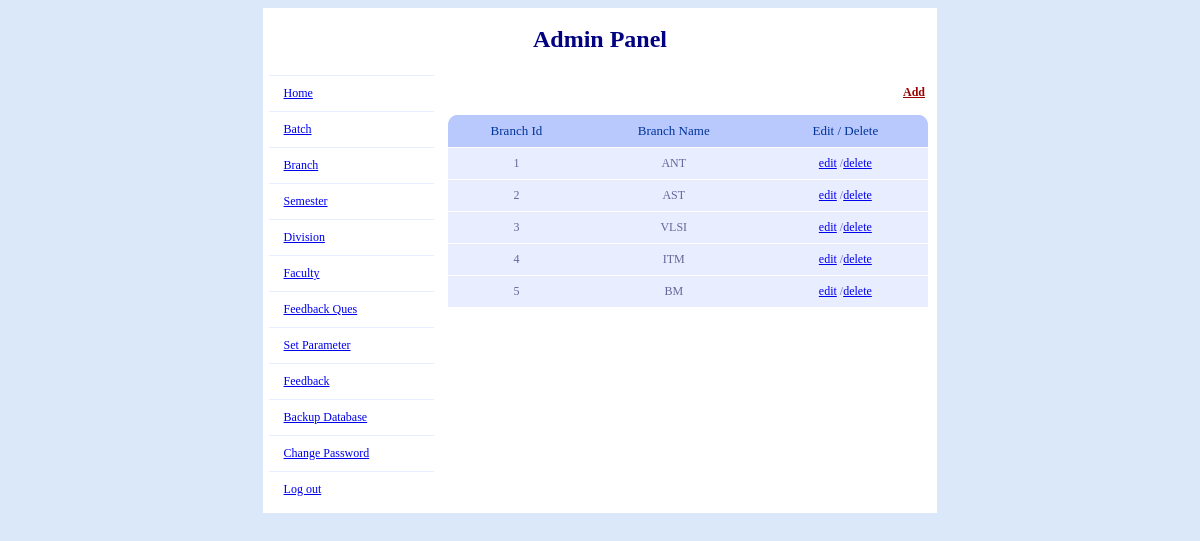
The app's page /Source/feedback/admin/branch.php (signed in) with its own data.
### tables this page shows
CREATE TABLE IF NOT EXISTS `branch_master` (
  `b_id` int(20) NOT NULL AUTO_INCREMENT,
  `b_name` varchar(255) NOT NULL,
  PRIMARY KEY (`b_id`)
);

### Source/feedback/admin/branch.php (the view, shortened to what this page needs)
<!DOCTYPE html PUBLIC "-//W3C//DTD XHTML 1.0 Transitional//EN" "http://www.w3.org/TR/xhtml1/DTD/xhtml1-transitional.dtd">
<html xmlns="http://www.w3.org/1999/xhtml">
<head>
<link rel="stylesheet" type="text/css" href="includes/style.css" />
</head>
<body>
<table width="57%" align="center" border="0" cellpadding="0" cellspacing="1">
<?php include('admin_panel_heading.php'); ?>
<tr>
<td width="22%" bgcolor="#FFFFFF">
<? include('left_side.php');?>
</td>
<td width="78%" align="center" valign="top" bgcolor="#FFFFFF">
<p>
  <table width="480px"><tr><td><div align="right"><a href='add_branch.php' class="button" >Add</a></div></td></tr></table>
</p>
<table width="100%" id="rounded-corner" border="0" align="center" cellpadding="0" cellspacing="0" >
<thead>
<tr>
	<th align="center" scope="col" class="rounded-company">Branch Id</th>
	<th align="center" scope="col" class="rounded-q1">Branch Name</th>
	<th align="center" scope="col" class="rounded-q4">Edit / Delete</th>
</tr>
</thead>
<?php
        $result = mysql_query("SELECT * FROM branch_master ORDER BY b_id");
		$i=1;
		if(mysql_num_rows($result)>0)
		{
			 while($myrow = mysql_fetch_array($result))
			 {
			   echo '<tr>';
			   echo "<td align=center>".$i."</td>";$i++;
			   echo "<td align=center>".$myrow['b_name']."</td>";
			   echo "<td align=center>"."<a href=\"edit_branch.php?b_id=$myrow[b_id]\">edit</a> /"."<a href=\"delete_branch.php?b_id=$myrow[b_id]\">delete</a>"."</td>";
			  echo '</tr>';
			 }
		}
		else
		{
			echo '<tr><td colspan=3 align=center>No record found!</td></tr>';
		}
?>
</table>
</td>
</tr>
</table>
</body>
</html>

### Source/feedback/admin/includes/style.css (style rules this page uses)
body, table, tr, td { font-family:verdana; font-size:12px; background-color:#DBE8F9; color:navy; }
.button { color: #900; font-weight: bold; }
table, tr, td { background-color: #FFF; }
#rounded-corner { font-family: "Lucida Sans Unicode", "Lucida Grande", Sans-Serif; font-size: 12px; margin: 5px; width: 480px; text-align: left; border-collapse: collapse; }
#rounded-corner thead th.rounded-company { background: #b9c9fe url('../images/left.png') left -1px no-repeat; }
#rounded-corner thead th.rounded-q4 { background: #b9c9fe url('../images/right.png') right -1px no-repeat; }
#rounded-corner th { padding: 8px; font-weight: normal; font-size: 13px; color: #039; background: #b9c9fe; }
#rounded-corner td { padding: 8px; background: #e8edff; border-top: 1px solid #fff; color: #669; }

### records on screen
branch_master: b_name "ANT"
branch_master: b_name "AST"
branch_master: b_name "VLSI"
branch_master: b_name "ITM"
branch_master: b_name "BM"
